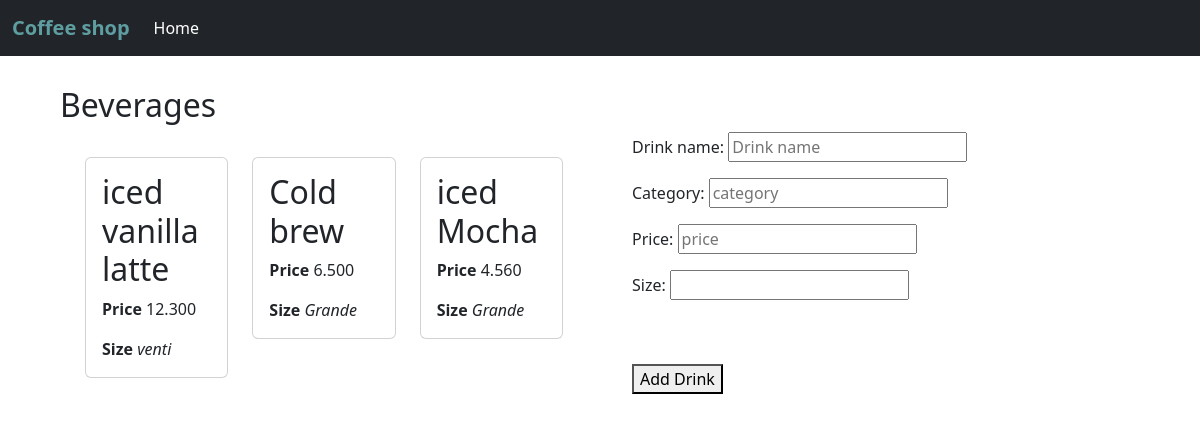
The page / on the database its author committed.
### coffeeshop/models.py (models this page shows)
class beverage(models.Model):
    name = models.CharField(max_length=300)
    category = models.CharField(max_length=350)
    price = models.DecimalField(decimal_places=3, max_digits=10)
    size = models.CharField(max_length=300)
    ingredients = models.CharField(max_length=500)

### coffeeshop/views.py (the view, shortened to what this page needs)
# urls.py: path("", coffee_views.all, name="home"),
def all(request):
    data = DrinkForm()
    drinks = beverage.objects.all()
    return render(request, 'home.html', {'drinks': drinks, "data": data})

### coffeeshop/forms.py
class DrinkForm(forms.ModelForm):
    name = forms.CharField(required=True,
            widget=forms.widgets.TextInput(
            attrs={
                "placeholder": "Drink name",
                "class": "textinput is-success is-medium",
            }
        ),
        label="Drink name",)
    category = forms.CharField(required=True,
            widget=forms.widgets.TextInput(
            attrs={
                "placeholder": "category",
                "class": "textinput is-success is-medium",
            }
        ),
        label="Category",)
    price = forms.FloatField(required=True,
            widget=forms.widgets.TextInput(
            attrs={
                "placeholder": "price",
                "class": "textinput is-success is-medium",
            }
        ),
        label="Price",)
    size = forms.RadioSelect(choices=['Tall', 'Grande', 'Venti'])
    class Meta:
        model = beverage
        exclude = ['ingredients']

### coffeeshop/templates/home.html (shortened to what this page needs)
{% extends 'base.html' %}
{% block content %}
        <div class="container" style="padding: 30px">
            <h2> Beverages</h2>
            <div class="row">
                <div class="col">
                    <div class="row" style="padding: 25px">
                    {% for drink in drinks %}
                        <div class="col">
                            <div class="card">
                                <div class="card-body" style="padding-top: 15px">
                                    <h2 class="card-title">{{ drink.name }}</h2>
                                    <p class="card-text"><strong>Price  </strong> {{ drink.price }}</p>
                                    <p class="card-text"> <strong>Size  </strong> <i>{{ drink.size }}</i></p>
                                </div>
                            </div>
                        </div>
                    {% endfor %}
                    </div>
                </div>
                <div class="col">
                    <form method="post" style="align-content: center; padding-left: 20px">
                        {{ data.as_p }}
                        <button class="button is-success is-fullwidth is-medium mt-5"
                                type="submit">Add Drink</button>
                    </form>
                </div>
            </div>
        </div>
{% endblock %}

### rows shown on the page
beverage: name "iced vanilla latte", price "12.300", size "venti"
beverage: name "Cold brew", price "6.500", size "Grande"
beverage: name "iced Mocha", price "4.560", size "Grande"
